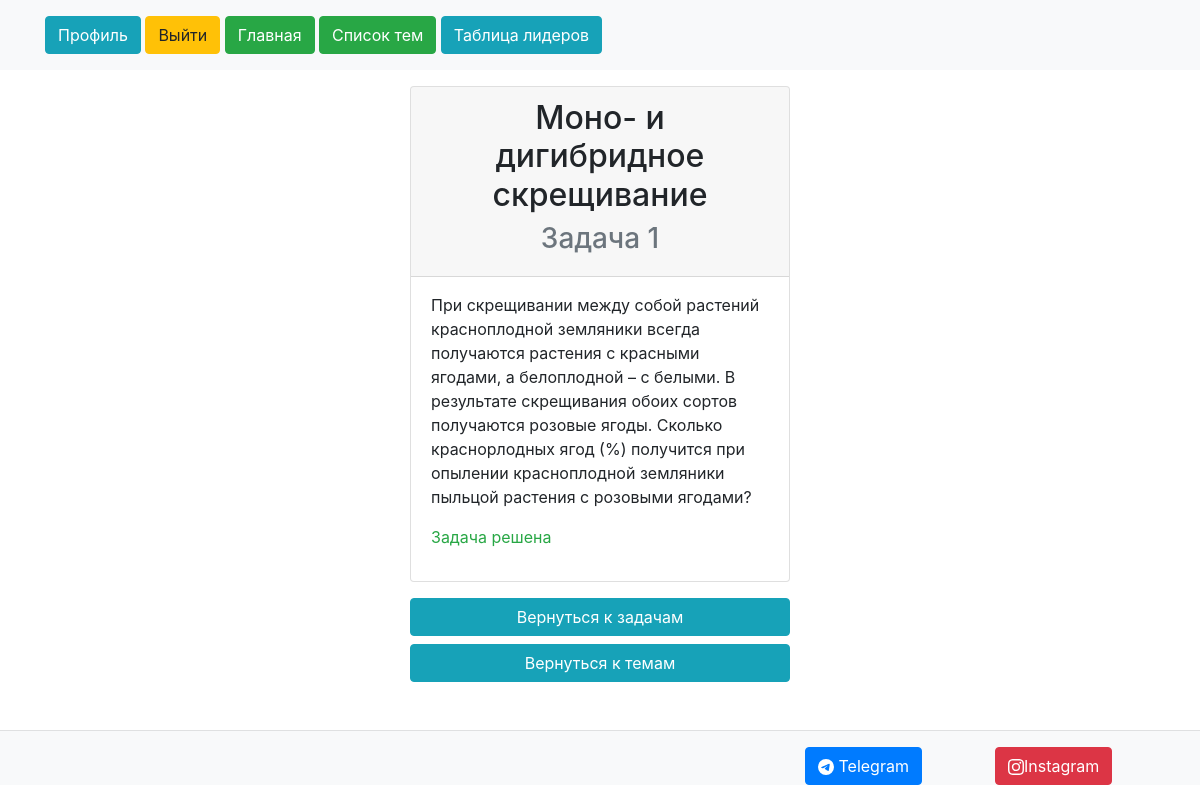
Page /problems/theme/3 (signed in) on the committed database.
### problems/models.py (models this page shows, shortened)
class Problem(models.Model):
    title = models.CharField(max_length=120)
    text = models.TextField()
    answer = models.CharField(max_length=100)
    ball = models.IntegerField(default=0)
    theme = models.ForeignKey('Theme', on_delete=models.CASCADE)
    user_solver = models.TextField(default='')

class Theme(models.Model):
    name = models.CharField(max_length=150)
    author = models.OneToOneField(User, on_delete=models.CASCADE)
    def __str__(self):
        return self.name

### problems/views.py (the view)
# urls.py: path('theme/<id>', views.ProblemDetailView, name='problem')
def ProblemDetailView(request, id):
    problem = Problem.objects.get(id=id)
    theme = Theme.objects.get(name=problem.theme)
    text = ''
    error = ''
    logino=0
    data = {'problem': problem,
            "text": text,
            'error': error,
            'logino': logino,
            'theme': theme}
    if request.user.is_authenticated:
        logino=123
        if str(request.user.id) not in problem.user_solver:
            if request.method == "POST":
                answer = request.POST['answer']
                if answer == problem.answer:
                    pro = Profile.objects.get(user=request.user.id)
                    rate = pro.rate + problem.ball
                    pro.rate = rate
                    pro.save()
                    user_solver = problem.user_solver + ',' + str(request.user.id)
                    problem.user_solver = user_solver
                    problem.save()
                    text = "Вы решили задачу правильно. Ваш рейтинг = %s XP" % rate
                    data = {'problem': problem,
                            "text": text,
                            'error': error,
                            'logino': logino,
                            'theme': theme
                            }
                    return render(request, 'problems/problem.html', data)
                else:
                    text = "Ответ неверен"
                    data = {'problem': problem,
                            "text": text,
                            'error': error,
                            'logino': logino,
                            'theme': theme
                            }
                    return render(request, 'problems/problem.html', data)
            else:
                data = {'problem': problem,
                        "text": text,
                        'error': error,
                        'logino': logino,
                        'theme': theme
                        }
                return render(request, 'problems/problem.html', data)
        else:
            error = "Задача решена"
            data = {'problem': problem,
                    "text": text,
                    'error': error,
                    'logino': logino,
                    'theme': theme
                    }
            return render(request, 'problems/problem.html', data)
    else:
        return redirect('login')

### problems/templates/problems/problem.html (shortened to what this page needs)
{% extends 'main/layout.html' %}
{% block body %}
<div class="row justify-content-center">
  <div class="col-sm-11 col-md-4 col-lg-4 py-3">
    <div class="card">
      <div class="card-header text-center">
        <h2>{{ problem.theme }} </h2>
         <h3 class="text text-muted"> {{ problem.title }}</h3>
      </div>
      <div class="card-body py-3">
        <p>{{ problem.text }}</p>
        {% if error|length > 0 %}
        <p class="text-success">{{ error }}</p>
        {% else %}
        <form method="POST">
          {% csrf_token %}
          <input type="text" id="answer" name="answer" class="form form-control"><br>
          <button type="submit" class="btn btn-success">Отправить ответ</button>
        </form>
        {% endif %}
      </div>
    </div>
    <div class="py-3">
      <a href="{% url 'theme' theme.id %}" class="btn btn-info btn-block">Вернуться к задачам</a>
      <a href="{% url 'theme-list' %}" class="btn btn-info btn-block">Вернуться к темам</a>
    </div>
  </div>
</div>
{% endblock %}

### rows in the picture
Problem: theme "Моно- и дигибридное скрещивание", title "Задача 1", text "При скрещивании между собой растений красноплодной земляники всегда получаются растения с красными ягодами, а белоплодной – с белыми. В результате скрещивания обоих сортов получаются розовые ягоды. Сколько краснорлодных ягод (%) получится при опылении красноплодной земляники пыльцой растения с розовыми ягодами?"

### other values in the picture
{{ error }} "Задача решена"
